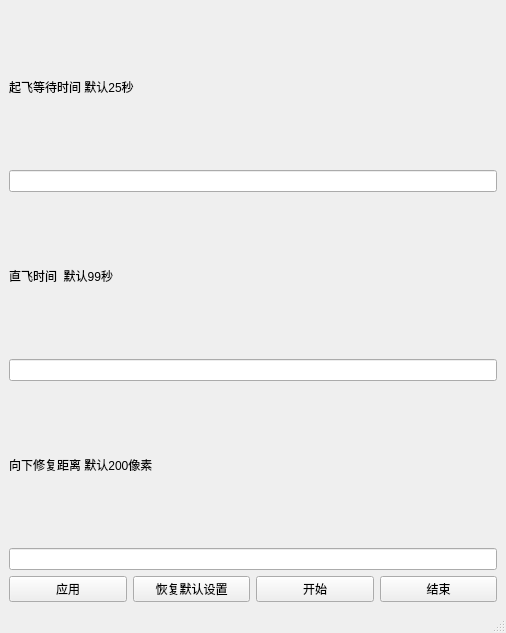
<?xml version="1.0" encoding="UTF-8"?>
<ui version="4.0">
 <class>MainWindow</class>
 <widget class="QMainWindow" name="MainWindow">
  <property name="geometry">
   <rect>
    <x>0</x>
    <y>0</y>
    <width>506</width>
    <height>633</height>
   </rect>
  </property>
  <property name="windowTitle">
   <string>MainWindow</string>
  </property>
  <widget class="QWidget" name="centralwidget">
   <layout class="QVBoxLayout" name="verticalLayout_6">
    <item>
     <layout class="QVBoxLayout" name="verticalLayout_5">
      <item>
       <layout class="QVBoxLayout" name="verticalLayout_4">
        <item>
         <layout class="QVBoxLayout" name="verticalLayout">
          <item>
           <widget class="QLabel" name="label">
            <property name="text">
             <string>起飞等待时间 默认25秒</string>
            </property>
           </widget>
          </item>
          <item>
           <widget class="QLineEdit" name="qifei"/>
          </item>
         </layout>
        </item>
        <item>
         <layout class="QVBoxLayout" name="verticalLayout_2">
          <item>
           <widget class="QLabel" name="label_2">
            <property name="text">
             <string>直飞时间  默认99秒</string>
            </property>
           </widget>
          </item>
          <item>
           <widget class="QLineEdit" name="zhifei">
            <property name="text">
             <string/>
            </property>
           </widget>
          </item>
         </layout>
        </item>
        <item>
         <layout class="QVBoxLayout" name="verticalLayout_3">
          <item>
           <widget class="QLabel" name="label_3">
            <property name="text">
             <string>向下修复距离 默认200像素</string>
            </property>
           </widget>
          </item>
          <item>
           <widget class="QLineEdit" name="xiangxia">
            <property name="text">
             <string/>
            </property>
           </widget>
          </item>
         </layout>
        </item>
       </layout>
      </item>
      <item>
       <layout class="QHBoxLayout" name="horizontalLayout">
        <item>
         <widget class="QPushButton" name="yingyong">
          <property name="text">
           <string>应用</string>
          </property>
         </widget>
        </item>
        <item>
         <widget class="QPushButton" name="huifumorenshezhi">
          <property name="text">
           <string>恢复默认设置</string>
          </property>
         </widget>
        </item>
        <item>
         <widget class="QPushButton" name="kaishianniu">
          <property name="text">
           <string>开始</string>
          </property>
         </widget>
        </item>
        <item>
         <widget class="QPushButton" name="jieshuanniu">
          <property name="text">
           <string>结束</string>
          </property>
         </widget>
        </item>
       </layout>
      </item>
     </layout>
    </item>
   </layout>
  </widget>
  <widget class="QMenuBar" name="menubar">
   <property name="geometry">
    <rect>
     <x>0</x>
     <y>0</y>
     <width>506</width>
     <height>23</height>
    </rect>
   </property>
  </widget>
  <widget class="QStatusBar" name="statusbar"/>
 </widget>
 <resources/>
 <connections>
  <connection>
   <sender>kaishianniu</sender>
   <signal>clicked()</signal>
   <receiver>MainWindow</receiver>
   <slot>start()</slot>
   <hints>
    <hint type="sourcelabel">
     <x>279</x>
     <y>465</y>
    </hint>
    <hint type="destinationlabel">
     <x>117</x>
     <y>500</y>
    </hint>
   </hints>
  </connection>
  <connection>
   <sender>jieshuanniu</sender>
   <signal>clicked()</signal>
   <receiver>MainWindow</receiver>
   <slot>stop()</slot>
   <hints>
    <hint type="sourcelabel">
     <x>419</x>
     <y>457</y>
    </hint>
    <hint type="destinationlabel">
     <x>367</x>
     <y>496</y>
    </hint>
   </hints>
  </connection>
  <connection>
   <sender>huifumorenshezhi</sender>
   <signal>clicked()</signal>
   <receiver>MainWindow</receiver>
   <slot>slot1()</slot>
   <hints>
    <hint type="sourcelabel">
     <x>174</x>
     <y>456</y>
    </hint>
    <hint type="destinationlabel">
     <x>168</x>
     <y>394</y>
    </hint>
   </hints>
  </connection>
  <connection>
   <sender>yingyong</sender>
   <signal>clicked()</signal>
   <receiver>MainWindow</receiver>
   <slot>slot1()</slot>
   <hints>
    <hint type="sourcelabel">
     <x>63</x>
     <y>457</y>
    </hint>
    <hint type="destinationlabel">
     <x>59</x>
     <y>396</y>
    </hint>
   </hints>
  </connection>
 </connections>
 <slots>
  <slot>start()</slot>
  <slot>stop()</slot>
  <slot>slot1()</slot>
 </slots>
</ui>
